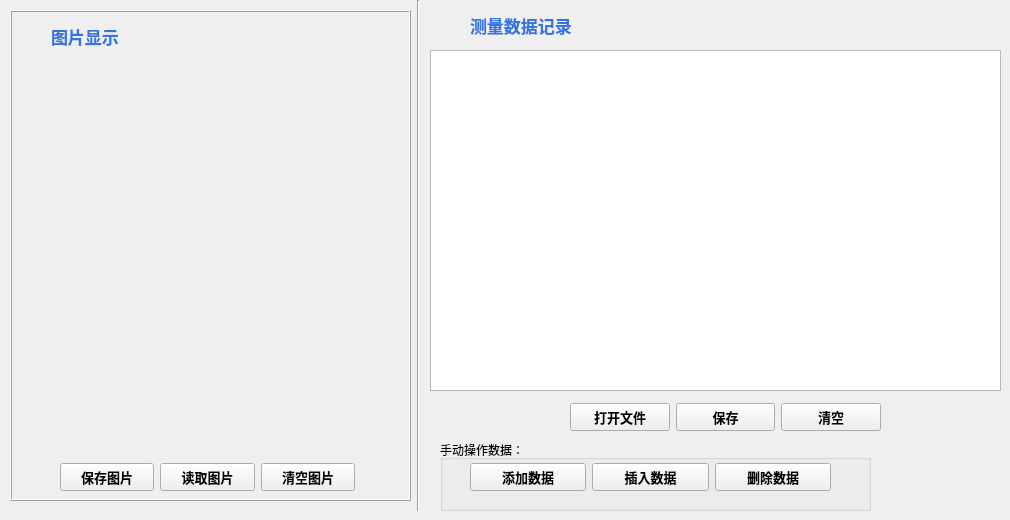
    <widget class="QWidget" name="tab_2">
     <attribute name="title">
      <string>数据栏</string>
     </attribute>
     <widget class="QFrame" name="frame">
      <property name="geometry">
       <rect>
        <x>10</x>
        <y>10</y>
        <width>401</width>
        <height>491</height>
       </rect>
      </property>
      <property name="frameShape">
       <enum>QFrame::Box</enum>
      </property>
      <property name="frameShadow">
       <enum>QFrame::Raised</enum>
      </property>
      <widget class="QLabel" name="picture_show_label">
       <property name="geometry">
        <rect>
         <x>0</x>
         <y>60</y>
         <width>401</width>
         <height>281</height>
        </rect>
       </property>
       <property name="text">
        <string/>
       </property>
      </widget>
      <widget class="QWidget" name="layoutWidget">
       <property name="geometry">
        <rect>
         <x>10</x>
         <y>10</y>
         <width>155</width>
         <height>32</height>
        </rect>
       </property>
       <layout class="QHBoxLayout" name="horizontalLayout_2">
        <item>
         <widget class="QLabel" name="label_3">
          <property name="minimumSize">
           <size>
            <width>25</width>
            <height>25</height>
           </size>
          </property>
          <property name="maximumSize">
           <size>
            <width>25</width>
            <height>25</height>
           </size>
          </property>
          <property name="text">
           <string/>
          </property>
          <property name="pixmap">
           <pixmap resource="res.qrc">:/image/image/video.png</pixmap>
          </property>
          <property name="scaledContents">
           <bool>true</bool>
          </property>
         </widget>
        </item>
        <item>
         <widget class="QLabel" name="label_4">
          <property name="font">
           <font>
            <family>微软雅黑</family>
            <pointsize>13</pointsize>
            <weight>75</weight>
            <bold>true</bold>
           </font>
          </property>
          <property name="autoFillBackground">
           <bool>false</bool>
          </property>
          <property name="styleSheet">
           <string notr="true">color:rgb(53, 117, 223)</string>
          </property>
          <property name="text">
           <string>图片显示</string>
          </property>
          <property name="wordWrap">
           <bool>false</bool>
          </property>
         </widget>
        </item>
       </layout>
      </widget>
      <widget class="QWidget" name="">
       <property name="geometry">
        <rect>
         <x>50</x>
         <y>450</y>
         <width>295</width>
         <height>35</height>
        </rect>
       </property>
       <layout class="QHBoxLayout" name="horizontalLayout_9">
        <item>
         <widget class="QPushButton" name="save_Button">
          <property name="font">
           <font>
            <family>微软雅黑</family>
            <pointsize>10</pointsize>
            <weight>75</weight>
            <bold>true</bold>
           </font>
          </property>
          <property name="styleSheet">
           <string notr="true">border-color: rgb(0, 0, 255);</string>
          </property>
          <property name="text">
           <string>保存图片</string>
          </property>
         </widget>
        </item>
        <item>
         <widget class="QPushButton" name="read_Button">
          <property name="font">
           <font>
            <family>微软雅黑</family>
            <pointsize>10</pointsize>
            <weight>75</weight>
            <bold>true</bold>
           </font>
          </property>
          <property name="styleSheet">
           <string notr="true">border-color: rgb(0, 0, 255);</string>
          </property>
          <property name="text">
           <string>读取图片</string>
          </property>
         </widget>
        </item>
        <item>
         <widget class="QPushButton" name="clear_Button">
          <property name="font">
           <font>
            <family>微软雅黑</family>
            <pointsize>10</pointsize>
            <weight>75</weight>
            <bold>true</bold>
           </font>
          </property>
          <property name="styleSheet">
           <string notr="true">border-color: rgb(0, 0, 255);</string>
          </property>
          <property name="text">
           <string>清空图片</string>
          </property>
         </widget>
        </item>
       </layout>
      </widget>
     </widget>
     <widget class="QLabel" name="label_17">
      <property name="geometry">
       <rect>
        <x>470</x>
        <y>10</y>
        <width>141</width>
        <height>30</height>
       </rect>
      </property>
      <property name="font">
       <font>
        <family>微软雅黑</family>
        <pointsize>13</pointsize>
        <weight>75</weight>
        <bold>true</bold>
       </font>
      </property>
      <property name="autoFillBackground">
       <bool>false</bool>
      </property>
      <property name="styleSheet">
       <string notr="true">color:rgb(53, 117, 223)</string>
      </property>
      <property name="text">
       <string>测量数据记录</string>
      </property>
      <property name="wordWrap">
       <bool>false</bool>
      </property>
     </widget>
     <widget class="QGroupBox" name="groupBox_2">
      <property name="geometry">
       <rect>
        <x>440</x>
        <y>440</y>
        <width>431</width>
        <height>71</height>
       </rect>
      </property>
      <property name="title">
       <string>手动操作数据：</string>
      </property>
      <widget class="QWidget" name="">
       <property name="geometry">
        <rect>
         <x>30</x>
         <y>20</y>
         <width>361</width>
         <height>35</height>
        </rect>
       </property>
       <layout class="QHBoxLayout" name="horizontalLayout_8">
        <item>
         <widget class="QPushButton" name="adddataButton">
          <property name="font">
           <font>
            <family>微软雅黑</family>
            <pointsize>10</pointsize>
            <weight>75</weight>
            <bold>true</bold>
           </font>
          </property>
          <property name="styleSheet">
           <string notr="true">border-color: rgb(169, 169, 169);</string>
          </property>
          <property name="text">
           <string>添加数据</string>
          </property>
         </widget>
        </item>
        <item>
         <widget class="QPushButton" name="insertdataButton">
          <property name="font">
           <font>
            <family>微软雅黑</family>
            <pointsize>10</pointsize>
            <weight>75</weight>
            <bold>true</bold>
           </font>
          </property>
          <property name="styleSheet">
           <string notr="true">border-color: rgb(169, 169, 169);</string>
          </property>
          <property name="text">
           <string>插入数据</string>
          </property>
         </widget>
        </item>
        <item>
         <widget class="QPushButton" name="deletedataButton">
          <property name="font">
           <font>
            <family>微软雅黑</family>
            <pointsize>10</pointsize>
            <weight>75</weight>
            <bold>true</bold>
           </font>
          </property>
          <property name="styleSheet">
           <string notr="true">border-color: rgb(169, 169, 169);</string>
          </property>
          <property name="text">
           <string>删除数据</string>
          </property>
         </widget>
        </item>
       </layout>
      </widget>
     </widget>
     <widget class="QTableView" name="tableView">
      <property name="geometry">
       <rect>
        <x>430</x>
        <y>50</y>
        <width>571</width>
        <height>341</height>
       </rect>
      </property>
     </widget>
     <widget class="Line" name="line_9">
      <property name="geometry">
       <rect>
        <x>403</x>
        <y>0</y>
        <width>31</width>
        <height>511</height>
       </rect>
      </property>
      <property name="orientation">
       <enum>Qt::Vertical</enum>
      </property>
     </widget>
     <widget class="QWidget" name="">
      <property name="geometry">
       <rect>
        <x>570</x>
        <y>400</y>
        <width>311</width>
        <height>35</height>
       </rect>
      </property>
      <layout class="QHBoxLayout" name="horizontalLayout_6">
       <item>
        <widget class="QPushButton" name="openfileButton">
         <property name="font">
          <font>
           <family>微软雅黑</family>
           <pointsize>10</pointsize>
           <weight>75</weight>
           <bold>true</bold>
          </font>
         </property>
         <property name="styleSheet">
          <string notr="true">border-color: rgb(0, 0, 255);</string>
         </property>
         <property name="text">
          <string>打开文件</string>
         </property>
        </widget>
       </item>
       <item>
        <widget class="QPushButton" name="savedataButton">
         <property name="font">
          <font>
           <family>微软雅黑</family>
           <pointsize>10</pointsize>
           <weight>75</weight>
           <bold>true</bold>
          </font>
         </property>
         <property name="styleSheet">
          <string notr="true">border-color: rgb(0, 0, 255);</string>
         </property>
         <property name="text">
          <string>保存</string>
         </property>
        </widget>
       </item>
       <item>
        <widget class="QPushButton" name="cleardataButton">
         <property name="font">
          <font>
           <family>微软雅黑</family>
           <pointsize>10</pointsize>
           <weight>75</weight>
           <bold>true</bold>
          </font>
         </property>
         <property name="styleSheet">
          <string notr="true">border-color: rgb(0, 0, 255);</string>
         </property>
         <property name="text">
          <string>清空</string>
         </property>
        </widget>
       </item>
      </layout>
     </widget>
    </widget>
